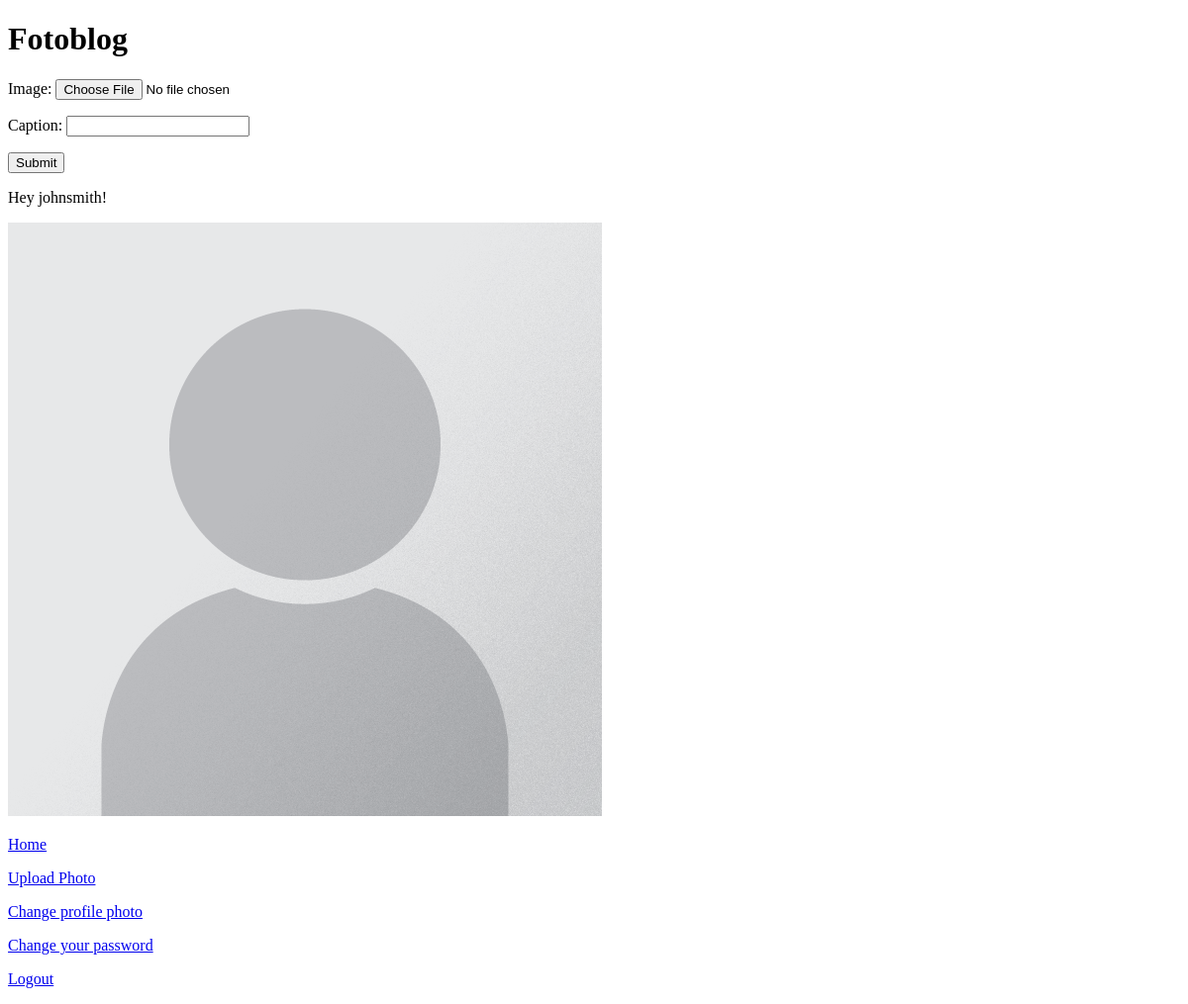
The page /photo/upload (signed in) on the database as committed earlier.
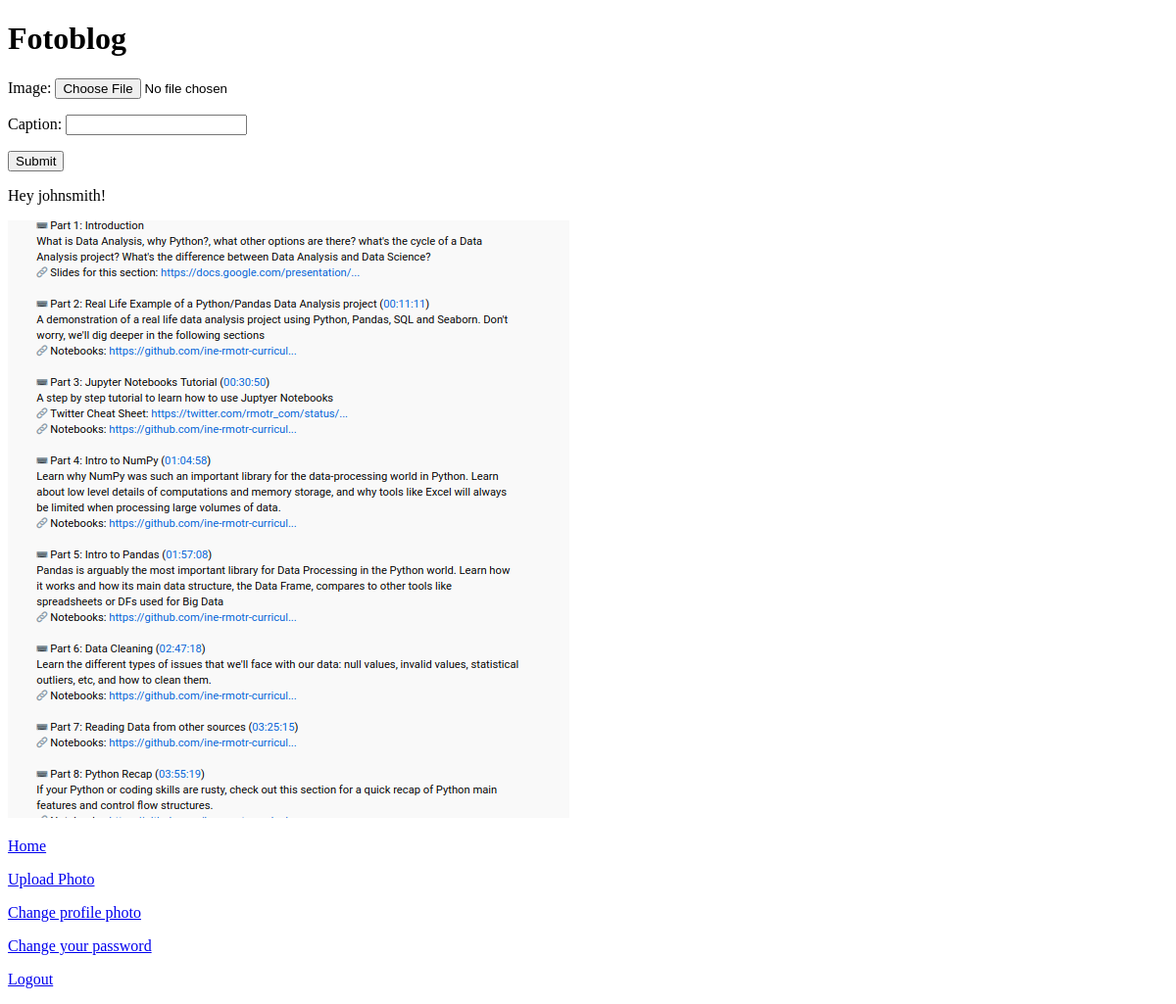
The same page on the database as committed later.
### authentication/models.py (models this page shows)
class User(AbstractUser):
    CREATOR = 'CREATOR'
    SUBSCRIBER = 'SUBSCRIBER'
    ROLE_CHOICES = (
        (CREATOR, 'Creator'),
        (SUBSCRIBER, 'Subscriber'),
    )
    profile_photo = models.ImageField()
    role = models.CharField(max_length=30, choices=ROLE_CHOICES)

### blog/views.py (the view, shortened to what this page needs)
# urls.py: path('photo/upload', blog.views.photo_upload, name='photo_upload'), #ajout de photo
@login_required
def photo_upload(request):
    form = forms.PhotoForm()
    return render(request, 'blog/photo_upload.html', context={'form':form})

### blog/forms.py
class PhotoForm(forms.ModelForm):
    class Meta:
        model = models.Photo
        fields = ['image', 'caption']

### blog/templates/blog/photo_upload.html (shortened to what this page needs)
{% extends 'base.html' %}
{% block content %}
    <form method="post" enctype="multipart/form-data">
        {{ form.as_p }}
        <button type="submit">Submit</button>
    </form>
{% endblock content %}

### templates/base.html (shortened to what this page needs)
<!DOCTYPE html>
{% load static %}
<html lang="en">
<head>
</head>
<body>
    <h1>Fotoblog</h1>
    {% block content %}{% endblock content %}
    {% if user.is_authenticated %}
        <p>Hey {{ user }}!</p>
        {% if user.profile_photo %}
            <img class="avatar" src={{ user.profile_photo.url }}>
        {% else %}
            <img class="avatar" src="{% static 'images/default_profile.png'%}">
        {% endif %}
        <p><a href="{% url 'home' %}">Home</a></p>
        <p><a href="{% url 'photo_upload' %}">Upload Photo</a></p>
        <p><a href="{% url 'upload_profile_photo' %}">Change profile photo</a></p>
        <p><a href="{% url 'password_change' %}">Change your password</a></p>
        <p><a href="{% url 'logout' %}">Logout</a></p>
    {% endif %}
</body>
</html>

Rows that differ between the two databases and show on the page:
changed User "johnsmith": profile_photo: picture added
